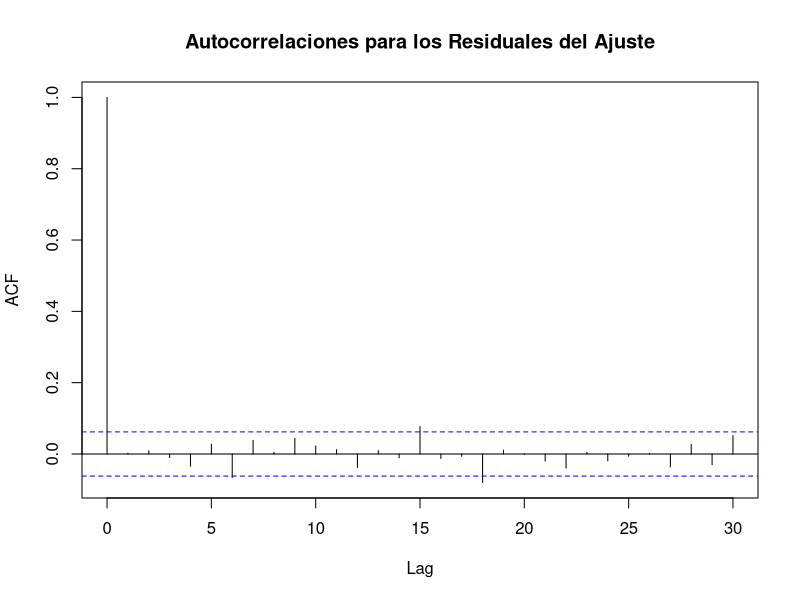
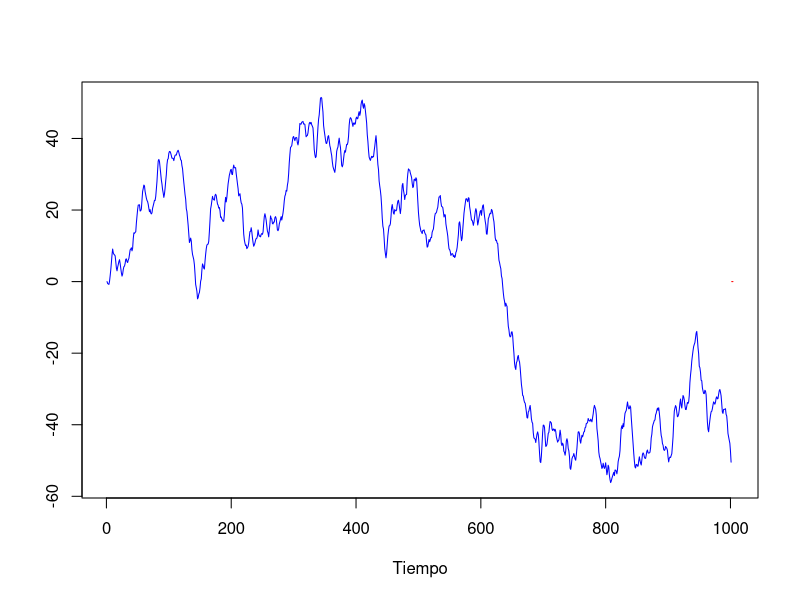

Recreate these plots in R, in order.
# 1. Realiza la siguiente simulación con las siguientes características: 
#    n = 1000 valores de un proceso ARIMA(1, 1, 1) con parámetros 
#    ar = 0.6 y ma = 0.2

set.seed(1)
x <- arima.sim(model = list(order = c(1, 1, 1), ar = 0.6, ma = 0.2), n = 1000)

# 2. Ajusta un modelo Arima a la serie simulada para estimar los parámetros y
#    observe las estimaciones de los parámetros

ar.aj <- arima(x, order = c(1, 1, 1))
coefficients(ar.aj)


# 3. Obtén el correlograma de los residuales del ajuste

acf(resid(ar.aj), main = "")
title(main = "Autocorrelaciones para los Residuales del Ajuste")


# 4. Realiza tres predicciones con ayuda del modelo ajustado y la función predict

predicciones <- predict(ar.aj, n.ahead = 3)
predicciones$pred

x.pred <- ts(exp(predicciones$pred), start = 1002, freq = 1)
ts.plot(cbind(x, x.pred), lty = 1:2,
        col = c("blue", "red"), xlab = "Tiempo")
